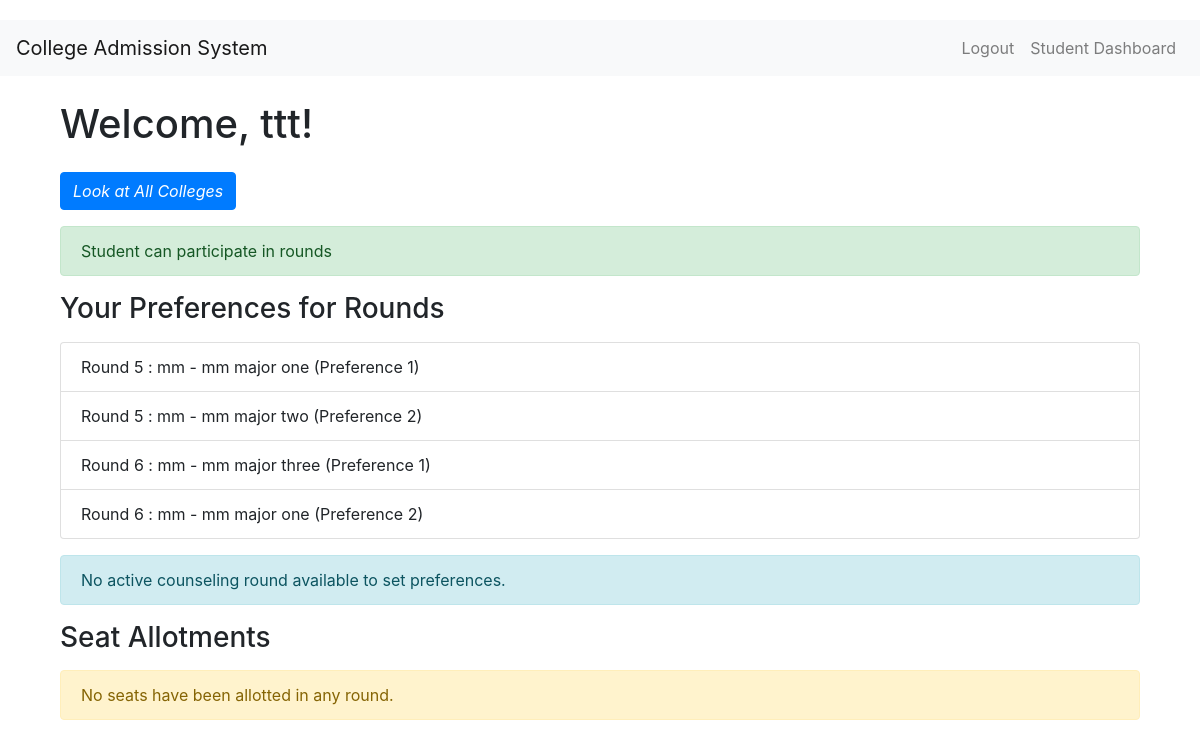
Before: /student/dashboard (signed in) with the older database file.
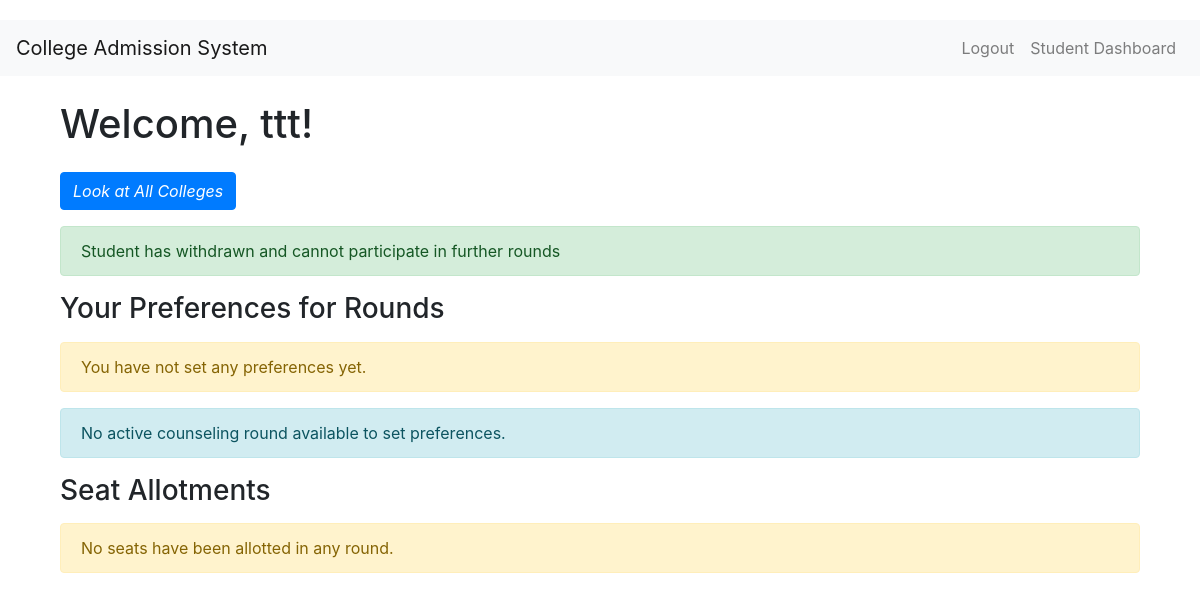
After: the same page with the newer database file.
### controllers/model.py (models this page shows)
class Student(db.Model):
    __tablename__ = 'students'
    id = db.Column(db.Integer, db.ForeignKey('users.id'), primary_key=True)
    name = db.Column(db.String(50), nullable=False)
    address = db.Column(db.String(200), nullable=True)
    doc_url = db.Column(db.String(200), nullable=True)
    eligibility_status = db.Column(db.Boolean, default=False)
    rank = db.Column(db.Integer, nullable=False)
    round_furthering = db.Column(db.Boolean, default=True)
    seat_preferences = db.relationship('SeatPreference', back_populates='student')

class SeatPreference(db.Model):
    __tablename__ = 'seat_preferences'
    id = db.Column(db.Integer, primary_key=True, autoincrement=True)
    round_id = db.Column(db.Integer, db.ForeignKey('rounds.round_id'), nullable=False)
    student_id = db.Column(db.Integer, db.ForeignKey('students.id'), nullable=False)
    college_id = db.Column(db.Integer, db.ForeignKey('colleges.id'), nullable=False)
    major_id = db.Column(db.Integer, db.ForeignKey('majors.id'), nullable=False)
    preference_order = db.Column(db.Integer, nullable=False)
    student = db.relationship('Student', back_populates='seat_preferences')
    college = db.relationship('College', backref=db.backref('seat_preferences', lazy=True))
    major = db.relationship('Major', backref=db.backref('seat_preferences', lazy=True))
    round = db.relationship('Round', backref=db.backref('seat_preferences', lazy=True))

class College(db.Model):
    __tablename__ = 'colleges'
    id = db.Column(db.Integer, db.ForeignKey('users.id'), primary_key=True)
    name = db.Column(db.String(50), nullable=False)
    experience = db.Column(db.Integer, nullable=False)
    description = db.Column(db.Text)

class Major(db.Model):
    __tablename__ = 'majors'
    id = db.Column(db.Integer, primary_key=True, autoincrement=True)
    college_id = db.Column(db.Integer, db.ForeignKey('colleges.id'), nullable=False)
    name = db.Column(db.String(50), nullable=False)
    seat_count = db.Column(db.Integer, nullable=False, default=0)
    alloted_seat_count = db.Column(db.Integer, nullable=False, default=0)
    college = db.relationship('College', backref=db.backref('majors', cascade='all, delete-orphan'))

### controllers/routes.py (the view, shortened to what this page needs)
@main.route('/student/dashboard', methods=['GET', 'POST'])
def student_dashboard():
    current_user_id = session.get('user_id')
    student = Student.query.filter_by(id=current_user_id).first()
    active_round = Round.query.filter_by(is_active=True).first()
    college_major_pairs = db.session.query(
        Major.id.label('major_id'),
        Major.name.label('major_name'),
        College.id.label('college_id'),
        College.name.label('college_name')
    ).join(College).all()
    saved_preferences = SeatPreference.query.filter_by(student_id=current_user_id).all()
    seat_allotments = StudentAllotment.query.filter_by(student_id=current_user_id).all()
    previous_allotment = (
        StudentAllotment.query
        .filter(StudentAllotment.student_id == current_user_id,
                StudentAllotment.choice.in_(['freeze_and_upgrade', 'reject_and_upgrade'])
                )
        .order_by(StudentAllotment.round_id.desc())
        .first()
    )
    print("prev",previous_allotment)
    return render_template(
        'student_dashboard.html',
        student=student,
        college_major_pairs=college_major_pairs,
        saved_preferences=saved_preferences,
        active_round=active_round,
        seat_allotments=seat_allotments,
        previous_allotment=previous_allotment
    )

### templates/student_dashboard.html (shortened to what this page needs)
{% extends "base.html" %}
{% block content %}
<div class="container mt-4">
    <h1>Welcome, {{ student.name }}!</h1>
    <a href="{{ url_for('main.view_colleges') }}" class="btn btn-primary mt-3">Look at All Colleges</a>
    {% if student.eligibility_status %}
        {% if student.round_furthering%}
            <div class="alert alert-success mt-3">Student can participate in rounds</div>
        {% else %}
        <div class="alert alert-success mt-3">Student has withdrawn and cannot participate in further rounds</div>
        {% endif %}
        <h3>Your Preferences for Rounds</h3>
        {% if saved_preferences %}
            <ul class="list-group mt-3">
                {% for preference in saved_preferences %}
                    <li class="list-group-item">
                        Round {{ preference.round_id }} : {{ preference.college.name }} - {{ preference.major.name }} (Preference {{ preference.preference_order }})
                    </li>
                {% endfor %}
            </ul>
        {% else %}
            <div class="alert alert-warning mt-3">You have not set any preferences yet.</div>
        {% endif %}
        {% if active_round and student.round_furthering %}
            {% if saved_preferences and saved_preferences[-1].round_id == active_round.round_id %}
                <div class="alert alert-info mt-3">Preferences are already set for this round.</div>
            {% else %}
                <h3>Set Your Preferences for Round {{ active_round.round_number }}</h3>
                <form method="POST" action="{{ url_for('main.student_dashboard') }}">
                    <div class="mb-3">
                        <label for="preference1" class="form-label">Preference 1</label>
                        <select class="form-select" id="preference1" name="preference1" required>
                            <option value="">Select a College-Major Pair</option>
                            {% for college_major in college_major_pairs %}
                                <option value="{{ college_major.major_id }}">{{ college_major.college_name }} - {{ college_major.major_name }}</option>
                            {% endfor %}
                        </select>
                    </div>
                    <div class="mb-3">
                        <label for="preference2" class="form-label">Preference 2</label>
                        {% if previous_allotment and previous_allotment.choice=="freeze_and_upgrade" %}
                            <input type="text" class="form-control" value="{{ previous_allotment.preference.college.name }} - {{ previous_allotment.preference.major.name }}" readonly>
                            <input type="hidden" name="preference2" value="{{ previous_allotment.major_id }}">
                        {% else %}
                            <select class="form-select" id="preference2" name="preference2" required>
                                <option value="">Select a College-Major Pair</option>
                                {% for college_major in college_major_pairs %}
                                    <option value="{{ college_major.major_id }}">{{ college_major.college_name }} - {{ college_major.major_name }}</option>
                                {% endfor %}
                            </select>
                        {% endif %}
                    </div>
                    <button type="submit" class="btn btn-primary">Save Preferences</button>
                </form>
            {% endif %}
        {% else %}
            <div class="alert alert-info mt-3">No active counseling round available to set preferences.</div>
        {% endif %}
        <h3>Seat Allotments</h3>
        {% if seat_allotments %}
            <div class="row">
                {% for allotment in seat_allotments %}
                    <div class="col-md-4 mb-4">
                        <div class="card {% if allotment.status == 'active' %}border-success{% else %}border-secondary{% endif %}">
                            <div class="card-body">
                                <h5 class="card-title">{{ allotment.preference.college.name }} - {{ allotment.preference.major.name }}</h5>
                                <p>Round: {{ allotment.round_id }}</p>
                                {% if allotment.status == 'active' and not allotment.choice %}
                                    <form method="POST" action="{{ url_for('main.update_choice', allotment_id=allotment.id) }}">
                                        <label for="choice{{ allotment.id }}" class="form-label">Choose an option:</label>
                                        <select class="form-select" id="choice{{ allotment.id }}" name="choice" required>
                                            <option value="">Select an Option</option>
                                            <option value="accept">Accept</option>
                                            <option value="freeze_and_upgrade">Freeze and Upgrade</option>
                                            <option value="reject_and_upgrade">Reject and Upgrade</option>
                                            <option value="withdraw">Withdraw</option>
                                        </select>
                                        <button type="submit" class="btn btn-primary mt-2">Submit</button>
                                    </form>
                                {% elif allotment.choice %}
                                    <p>Choice: {{ allotment.choice.replace('_', ' ').title() }}</p>
                                {% else %}
                                    <p>No action required for this allotment.</p>
                                {% endif %}
                            </div>
                        </div>
                    </div>
                {% endfor %}
            </div>
        {% else %}
            <div class="alert alert-warning mt-3">No seats have been allotted in any round.</div>
        {% endif %}
    {% else %}
        <div class="alert alert-danger mt-3">Student is not eligible for rounds</div>
    {% endif %}
</div>
{% endblock %}

### templates/base.html (shortened to what this page needs)
<!DOCTYPE html>
<html lang="en">
<head>
    <link rel="stylesheet" href="{{ url_for('static', filename='css/style.css') }}">
    <link rel="stylesheet" href="https://stackpath.bootstrapcdn.com/bootstrap/4.5.2/css/bootstrap.min.css">
</head>
<body>
    <nav class="navbar navbar-expand-lg navbar-light bg-light">
        <a class="navbar-brand" href="/">College Admission System</a>
        <div class="collapse navbar-collapse">
            <ul class="navbar-nav ml-auto">
                <li class="nav-item">
                    <a class="nav-link" href="{{ url_for('main.logout') }}">Logout</a>
                </li>
                {% if session.get('user_role') == 'admin' %}
                <li class="nav-item">
                    <a class="nav-link" href="{{ url_for('main.admin_dashboard') }}">Admin Dashboard</a>
                </li>
                {% elif session.get('user_role') == 'COLLEGE' %}
                <li class="nav-item">
                    <a class="nav-link" href="{{ url_for('main.college_dashboard') }}">College Dashboard</a>
                </li>
                {% elif session.get('user_role') == 'STUDENT' %}
                <li class="nav-item">
                    <a class="nav-link" href="{{ url_for('main.student_dashboard') }}">Student Dashboard</a>
                </li>
                {% endif %}
            </ul>
        </div>
    </nav>
    <div class="container mt-4">
        {% block content %}{% endblock %}
    </div>
</body>
</html>

### static/style.css (style rules this page uses)
.btn { padding: 10px 40px; background-color: #236B8E; color: #FFFFFF; font-style: oblique; font-weight: bold; border-radius: 10px; }
::placeholder { color: #FFFFFF; opacity: 1; font-style: oblique; font-weight: bold; }
body { padding-top: 20px; }

Changed rows visible on the page:
removed SeatPreference: round_id "5", college.name "mm", major.name "mm major one", preference_order "1"
removed SeatPreference: round_id "5", college.name "mm", major.name "mm major two", preference_order "2"
removed SeatPreference: round_id "6", college.name "mm", major.name "mm major three", preference_order "1"
removed SeatPreference: round_id "6", college.name "mm", major.name "mm major one", preference_order "2"
changed Student "ttt": round_furthering True → False (drawn)
Other visible differences:
text no longer shown: "Student can participate in rounds"
text now shown: "Student has withdrawn and cannot participate in further rounds You have not set any preferences yet."
